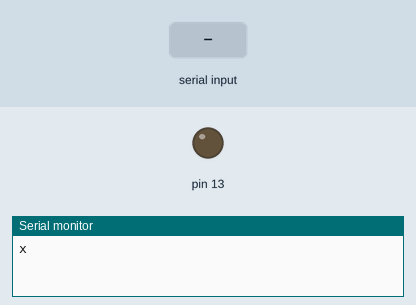
Simulated run of this sketch. Board: Arduino Uno, built with avr-gcc and run on an emulated ATmega328P. On the bench: output pins drawn as LEDs (lit = HIGH), the last lines printed to the serial monitor. The inputs (shaded band) are chosen by the test bench.

Above: at 1.2 s.
1.3 s: "f" received over Serial
At 2.5 s:
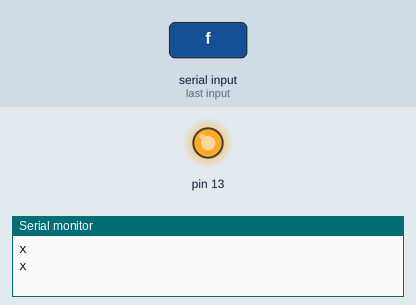
3.5 s: "r" received over Serial
At 4.4 s:
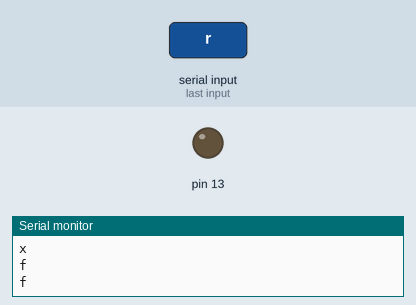
Timing chart, 0 to 6.5 s (numbered marks = the images above; inputs shaded):
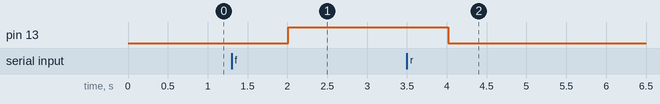

The sketch:

TesteBluetoothLed.ino
```cpp
/*
 * Exemplo de como usar o Bluetooth com SoftwareSerial
 * Fonte: http://labdegaragem.com/forum/topics/tutorial-controlando-o-arduino-via-bluetooth
 *
 */


char c = 'x'; // Stores response of bluetooth device

void setup()
{
  Serial.begin(9600);
  pinMode(13,OUTPUT);

}

void loop()
{

  if (Serial.available())
  {
      delay(10);
      c = Serial.read();
      if (c == 'f') {
          digitalWrite(13,HIGH);
      }
      else if (c == 'r') {
          digitalWrite(13,LOW);
      }

   }
   delay(1000);
   Serial.println(c);
}
```

Measured:
- after the input at 1.3 s, pin 13: LOW → HIGH after 0.71 s
- after the input at 3.5 s, pin 13: HIGH → LOW after 0.52 s
